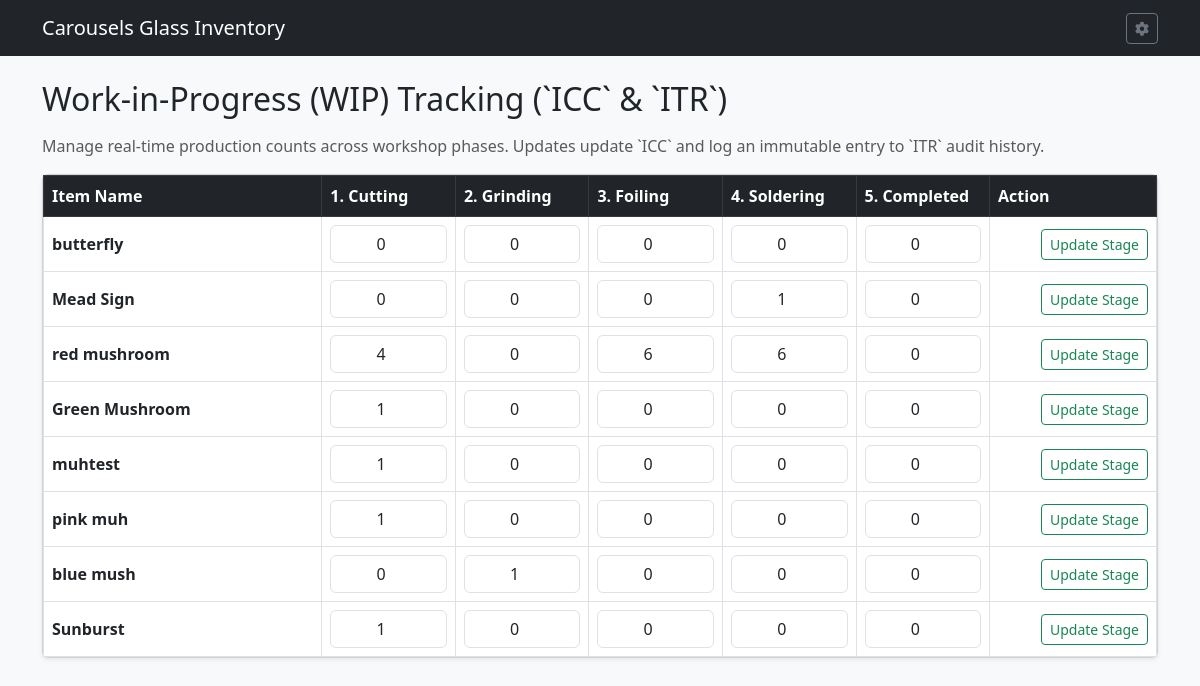
The page /inventory on the database as committed earlier.
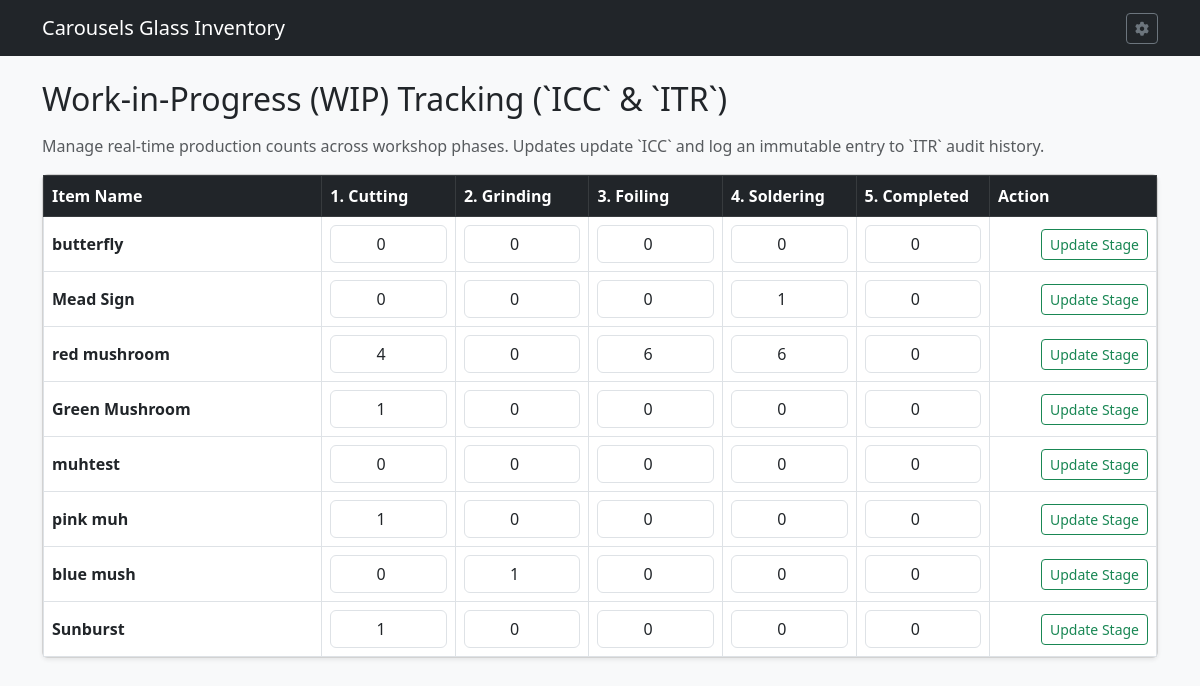
The same page on the database as committed later.
### tables this page shows
CREATE TABLE ICC (

    IPID INTEGER PRIMARY KEY AUTOINCREMENT,	--Item State ID
    ITEMID INTEGER,				--Item ID
    IPCUT INTEGER,				--Item num in Cut State
    IPGRND INTEGER,				--Item num in Grind State
    IPWASH INTEGER,				--Item num in Wash State
    IPFOIL INTEGER,				--Item num in Foil State
    IPSLDR INTEGER,				--Item num in Solder State
    IPPOLISH INTEGER,				--Item num in Polish State
    IPDONE INTEGER,				--Item num in Finished State
    IPTS TEXT,					--Item state time stamp

    FOREIGN KEY (ITEMID) REFERENCES ITM(ITEMID) ON DELETE CASCADE ON UPDATE CASCADE

);

CREATE TABLE ITM (

    ITEMID INTEGER PRIMARY KEY AUTOINCREMENT,	--Item ID
    ITMNAME TEXT,				--Item Name
    ITMIMG TEXT,				--Item Image
    ONEOFF INTEGER,				--One off Item
    VARIAT INTEGER,				--Is Variation Boolean
    ITMGRP TEXT,				--Item Group
    CURRENT INTEGER,				--Currently Being Sold Bool
    ITMPTRN TEXT,				--Item Pattern Image
    ITMSVG TEXT,				--Item SVG
    ITMNOTE TEXT,				--Item Notes
    ITMLEN TEXT,				--Item Length
    ITMWID TEXT,				--Item Width
    IMISLDR INTEGER,				--Item Solder IMI ID
    IMICAME INTEGER,				--Item CAME IMI ID
    IMIFOIL INTEGER,				--Item Foil IMI ID
    IMICHAIN INTEGER,				--Item Chain IMI ID
    IMIRING INTEGER,				--Item Ring IMI ID
    IMIWIRE INTEGER,				--Item Wire IMI ID
    PARENT INTEGER,				--Parent Item ID
    PATINA TEXT,				--Patina Type
    ISACTIVE INTEGER,				--Is Active Item

    FOREIGN KEY (ITMGRP) REFERENCES IGP(ITMGRP) ON DELETE SET NULL ON UPDATE CASCADE,
    FOREIGN KEY (IMISLDR) REFERENCES IMI(IMIID) ON DELETE SET NULL ON UPDATE CASCADE,
    FOREIGN KEY (IMICAME) REFERENCES IMI(IMIID) ON DELETE SET NULL ON UPDATE CASCADE,
    FOREIGN KEY (IMIFOIL) REFERENCES IMI(IMIID) ON DELETE SET NULL ON UPDATE CASCADE,
    FOREIGN KEY (IMICHAIN) REFERENCES IMI(IMIID) ON DELETE SET NULL ON UPDATE CASCADE,
    FOREIGN KEY (IMIRING) REFERENCES IMI(IMIID) ON DELETE SET NULL ON UPDATE CASCADE,
    FOREIGN KEY (IMIWIRE) REFERENCES IMI(IMIID) ON DELETE SET NULL ON UPDATE CASCADE,
    FOREIGN KEY (PATINA) REFERENCES PATINA(PATINA) ON DELETE SET NULL ON UPDATE CASCADE
);

### routes/item_routes.py (the view)
@item_bp.route("/inventory")
def inventory_status():
    db = get_db()
    counts = db.execute("""

        SELECT i.ITMNAME, c.*

        FROM ICC c

        JOIN ITM i ON c.ITEMID = i.ITEMID

    """).fetchall()
    return render_template("inventory_status.html", counts=counts)

### app.py (called while the page is built)
def get_db():
    conn = sqlite3.connect(DATABASE)
    conn.row_factory = sqlite3.Row
    conn.execute("PRAGMA foreign_keys = ON;")
    return conn

### routes/item_routes.py (called while the page is built)
def get_db():
    from __main__ import get_db
    return get_db()

### templates/inventory_status.html
{% extends 'base.html' %}
{% block content %}
<h2 class="mb-3">Work-in-Progress (WIP) Tracking (`ICC` & `ITR`)</h2>
<p class="text-muted">Manage real-time production counts across workshop phases. Updates update `ICC` and log an immutable entry to `ITR` audit history.</p>
<div class="card shadow-sm">
    <div class="card-body p-0">
        <table class="table table-bordered table-hover mb-0 align-middle">
            <thead class="table-dark">
                <tr>
                    <th>Item Name</th>
                    <th text-center style="width: 12%;">1. Cutting</th>
                    <th text-center style="width: 12%;">2. Grinding</th>
                    <th text-center style="width: 12%;">3. Foiling</th>
                    <th text-center style="width: 12%;">4. Soldering</th>
                    <th text-center style="width: 12%;">5. Completed</th>
                    <th text-end style="width: 15%;">Action</th>
                </tr>
            </thead>
            <tbody>
                {% for c in counts %}
                <tr>
                    <form action="{{ url_for('update_inventory', item_id=c.ITEMID) }}" method="POST">
                        <td><strong>{{ c.ITMNAME }}</strong></td>
                        <td><input type="number" min="0" name="IPCUT" class="form-control text-center" value="{{ c.IPCUT }}"></td>
                        <td><input type="number" min="0" name="IPGRND" class="form-control text-center" value="{{ c.IPGRND }}"></td>
                        <td><input type="number" min="0" name="IPFOIL" class="form-control text-center" value="{{ c.IPFOIL }}"></td>
                        <td><input type="number" min="0" name="IPSLDR" class="form-control text-center" value="{{ c.IPSLDR }}"></td>
                        <td><input type="number" min="0" name="IPDONE" class="form-control text-center" value="{{ c.IPDONE }}"></td>
                        <td class="text-end">
                            <button type="submit" class="btn btn-sm btn-outline-success">Update Stage</button>
                        </td>
                    </form>
                </tr>
                {% else %}
                <tr>
                    <td colspan="7" class="text-center py-4 text-muted">No inventory stages logged. Ensure you have created items in the `ITM` table first.</td>
                </tr>
                {% endfor %}
            </tbody>
        </table>
    </div>
</div>
{% endblock %}

Rows that differ between the two databases and show on the page:
changed ICC "muhtest": IPCUT "1" → "0"
